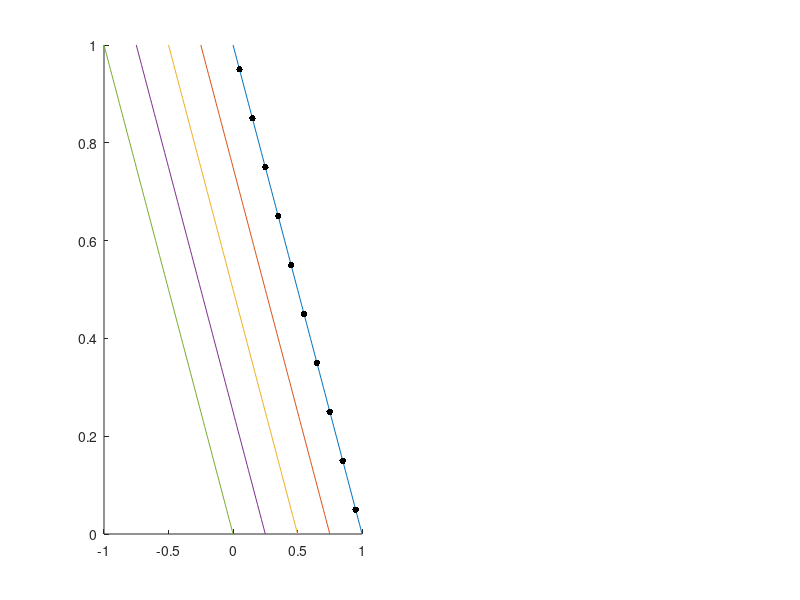

Reproduce this figure in MATLAB. (Note: this script raises an error after producing the figure.)
% ---------------------------
%
% Script name: G2G_drying_scenario.R
%
% Purpose of script:  Script demonstrates differences in the behaviour of
%                     the Grid-to-Grid model and the physical benchmark
%                     model when applied to a drying scenario (with a
%                     positive initial mean rainfall r0>0, but no rainfall
%                     during the simulation, r=0).
%
% Author: Piotr Morawiecki
%
% Date Created: 2023-04-02
%
% Copyright (c) Piotr Morawiecki, 2023
% Email: pwm27@bath.ac.uk
%
% ---------------------------
%
% Requires:
%
%   - MODELS/G2G.m                   Grid-to-Grid Model class
%
%   - MODELS/scenario_B_settings.m   benchmark settings
%
%   - DATA/Physical_drying_scenario/drying_scenario.mat
%     benchmark scenario generated with 'Physical_drying_scenario.m' script
%
% ---------------------------

%% Prepare the workspace

clear                           % clear the workspace

addpath(genpath('MODELS'))      % add MODELS folder and its subdirectories
                                % to the search path

load('scenario_B_settings.mat') % load predefined settings; alternatively
                                % you can define your own setting

dir = 'DATA/G2G_drying_scenario/';   % output directory
if ~exist(dir, 'dir')
  mkdir(dir)                    % create the directory if it does not exist
end

%% Demonstration using method of characteristic

% Here we show how does the characteristic diagram of the surface water
% height differ between Grid model with constant flow speed, and physical
% benchmark model, in which the flow speed  is described with a Manning's
% law, q=h^(5/3}. We will assume that initially h(x,t=0)=1-x, which
% correspond to a steady state with a mean precipitation rate r0=1.

k = 5/3;                  % exponent from the Manning's law
x0 = linspace(0,1,101);   % starting locations of characteristic curves
q0 = 1 - x0;              % initially overland flow is equal to 1-x0
c = 0.5;                  % speed used in Grid model

points = 6:10:101;        % few points will be highlighted to demonstrate
                          % the effect of varying speed
                          
t_values = [0, 0.5, 1, 1.5, 2];   % h(x,t) solution will be plotted
                                  % at these times

nt = length(t_values);    % number of time steps

x_data = cell(nt,2);      % array to save x(t) data for each model

% Calculate location of a given characteristic curve assuming:
for i = 1:nt
  
  % 1) that its speed is constant equal to c
  x_data{i,1}  = x0 - c * t_values(i);
  
  % 2) that its speed depends on the value of q0 as in the Manning's law
  x_data{i,2}  = x0 - q0 .^ (1 - 1 / k) * t_values(i);
end

% Plot the resulting h(x,t) profiles for both models
hf = figure(1);
for i = 1:2
  subplot(1,2,i);
  hold on
  % For each timestep plot profiles h(x,t) corresponding to each time step
  for j = 1:nt
    x = x_data{j,i};
    plot(x, q0)
  end
  
  % Highlight points specified by 'points array'
  for j = 1:nt
    x = x_data{j,i};
    plot(x(points), q0(points), '.k', 'MarkerSize', 15)
    
    % For all profiles except for the last one an arrow will be added to
    % represent the speed with which a given characteristic curve
    % propagates
    if j < nt
      
      % Find the speed according to one of the models
      if i == 1
        v = c * ones(size(q0));   % constant speed
      else
        v = q0 .^ (1 - 1 / k);    % speed given by the Manning's law
      end
      v = 0.5 * v;    % the velocity is multiplied by dt=0.5
      
      % Add arrows to the plot
      for p = points
        if v(p) > 0
          h = annotation('arrow', 'Color', 0.8*[1,1,1]);
          h.Parent = hf.CurrentAxes;
          h.X = [x(p) - 0.02, x(p) - v(p) + 0.02];
          h.Y = [q0(p), q0(p)];
        end
      end
    end
    
    % On the second plot add a legend
    if i == 2
      legend('t = 0', 't = 0.5', 't = 1', 't = 1.5', 't = 2')
    end
  end
  hold off
  
  % Set custom axis limits, labels and title
  xlim([0,1])
  ylim([0,1])
  xlabel('x')
  ylabel('q_s(x,t)')
  if i == 1
    title('Grid model (u=const.)')
  else
    title('Physical benchmark (u~q^{2/5})')
  end
end

% Set the size of the whole figure and its background color to white
set(gcf, 'Position',  [100, 100, 600, 250])
set(gcf,'color','w');

% Export figure to a .png file
exportgraphics(gcf, 'FIGURES/G2G_drying_scenario_demo.png', ...
  'Resolution', 300)


%% Grid-to-Grid model calibration to a physical benchmark hydrograph

% The rest of the script compares the hydrograph obtained using a physical
% benchmark model and compares it with the fitted Grid-to-Grid model
% hydrograph.

% For training and plotting we use scenario saved in the following file,
% which is generated with 'Physical_dyring_scenario.m' script

load('DATA/Physical_drying_scenario/drying_scenario.mat', ...
  't_data', 'q_data', 'settings')

% Calculate the total precipitation over the hillslope (it is required by
% the current Grid-to-Grid model implementation

settings.P0 = settings.r0 * settings.Lx;

% Calibration takes some time, however a calibrated model is saved in a
% file. If you want to recalibrate the model (e.g. after changing the
% scenario settings), set 'recalibrate' to true.

recalibrate = false;

if (recalibrate)

  % Initialise a GridToGrid model object
  model = GridToGrid();
  
  % Now we have to set an initial guess for the Grid-to-Grid parameters.
  % Providing a good initial guess minimises the risk that fitting
  % algorithm will find a suboptimal fit.

  %       c     cb   r c_max  b   k  beta   nx
  x0 = [1e-1, 1e-10, 0, 1e-4, 1, 0.1,   1, settings.nx];
  
  % Set the guessed parameters
  model = model.setParameters(x0);

  % Calibrate the model to match the physical benchmark hydrograph
  [model, summary] = model.calibrate({settings.P0}, {t_data}, {0}, {q_data});
  
  % Save calibrated model and its summary
  save([dir, 'calibrated_model.mat'], 'model', 'summary')
end
  
% Load the calibrated Grid-to-Grid model
load([dir, 'calibrated_model.mat'], 'model', 'summary')

% After the fitting is complete, find the steady state of the fitted model
% for precipitation rate P0, and use it as the initial condition.
model = model.setInitialCondition('steady state', settings.P0);

% Run Grid-to-Grid simulation of the drying scenario (with P=0)
[solution, hydrograph] = model.simulate(0, t_data(end), settings.nt);

%% Compare simulation results

% Here we will plot both physical benchmark model and Grid-to-Grid model
% highlighting their early- and late-time behaviour

hf = figure(2);

% On the first graph show physical benchmark hydrograph
subplot(1,2,1)
plot(t_data, q_data, 'LineWidth', 2)

% Add to it early- and late-time asymptotics (see derivation in our paper;
% you can find the reference in the README file)
hold on
settings.a0 = 1 - 1 / settings.rho0;    % size of the saturated zone

% we have to convert dimensional time to dimensionless time used to derive
% the asymptotic behaviour
t = t_data * 3600 / settings.T0 * settings.mu ^ (1 / settings.k); 

% Plot the early-time asymptotics (linear)
plot(t_data, settings.Q_scale + settings.rho0 * settings.a0 * ...
  (1 - settings.k * settings.rho0 / (settings.rho0 *settings.a0) ^ ...
  (1 / settings.k) * t) * settings.Q_scale, '--c', 'LineWidth', 1.5);

% Plot the late-time asymptotics (power law)
plot(t_data, settings.Q_scale + (settings.a0 ./ (settings.k * t)) .^ ...
  (settings.k / (settings.k - 1)) * settings.Q_scale, '--g', 'LineWidth', 1.5);
hold off

% Add custom axes limits, labels, graph's title and legend
ylim([5e-6, 2e-5]);
xlabel('time, t [h]')
ylabel('total river inflow, Q [m^2/s]')
title('Physical benchmark model')
legend('numerical solution', 'early-time asymptotics (linear)', ...
  'late-time asymptotics (q~t^{-5/2})')


% On the second graph show physical benchmark hydrograph
subplot(1,2,2);
plot(hydrograph.t, hydrograph.Q, 'LineWidth', 2)

% Add to it early- and late-time asymptotics
hold on
base_flow = hydrograph.Q(end);    % baseflow is estimated based on
                                  % the final value of the flow

% Add early-time asymptotics (linear)
plot(hydrograph.t, base_flow + (hydrograph.Q(1)-base_flow) * ...
  (1 - hydrograph.t / (1 / summary.c)), '--c', 'LineWidth', 1)

% Add line representing the base flow
plot(hydrograph.t, base_flow * ones(size(hydrograph.t)), ...
  '--g', 'LineWidth', 1)
hold off

% Add custom axes limits, labels, graph's title and legend
ylim([5e-6, 2e-5]);
xlabel('time, t [h]')
ylabel('total river inflow, Q [m^2/s]')
legend('fitted numerical solution', 'analytic approximation (linear)', ...
  'base flow')
title('Fitted Grid-to-Grid model')

% Add a label showing the numerical diffusion during the transition from
% linear to constant regime
text(5, 1.1e-5, 'effect of the numerical diffusion')
h = annotation('line');
h.Parent = hf.CurrentAxes;
h.X = [5, 7];
h.Y = [7.9e-6, 1e-5];

% Set the size of the whole figure and its background color to white
set(gcf, 'Position',  [100, 100, 800, 300])
set(gcf,'color','w');

% Export the figure to a .png file
exportgraphics(gcf, 'FIGURES/G2G_dry_scenario.png', 'Resolution', 300)